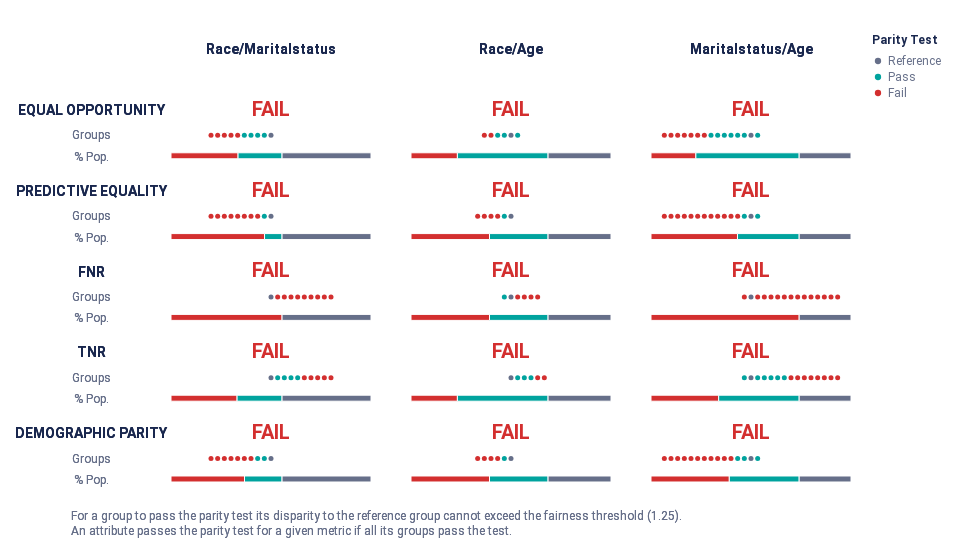
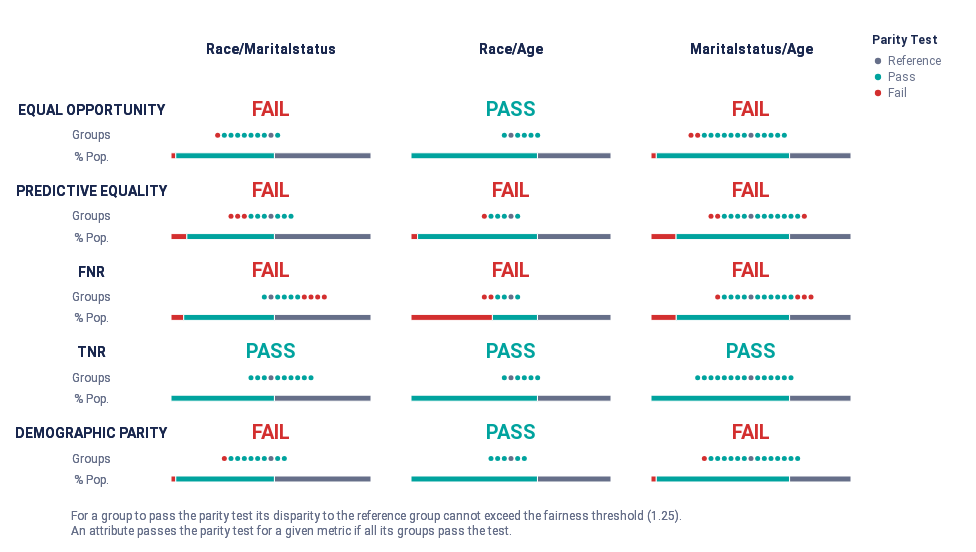

The code cell stored with these charts, in order, in its notebook:
### Code cell
''' 
2: Prevalance Sampling: Generates a training sample with controllable balanced prevalence for the groups in dataset, either by undersampling or oversampling.
'''
#transform data
data_to_transform = df_num_int.copy()
data_transformed_ps1 = pre_process_prev_sampling(data_to_transform, "race/maritalstatus",target)
data_transformed_ps1["race/maritalstatus"] = data_transformed_ps1["race/maritalstatus"].astype(int)
data_transformed_ps2 = pre_process_prev_sampling(data_transformed_ps1, "race/age",target)
data_transformed_ps2["race/age"] = data_transformed_ps2["race/age"].astype(int)
data_transformed_ps3= pre_process_prev_sampling(data_transformed_ps2, "maritalstatus/age",target)
data_transformed_ps3["maritalstatus/age"] = data_transformed_ps3["maritalstatus/age"].astype(int)

#train the new dataset
x_test_ps, y_test_ps, y_predicted_dict_ps, metrics_ps_dict = split_and_train(data_transformed_ps3,protected_attributes_int)
df_test_transformed_ps =calc_fairness_report(x_test_ps, y_test_ps, y_predicted_dict_ps["Catboost"],target,protected_attributes_int)

#compare disparities
plot_audit(df_test_int, protected_attributes_int)
plot_audit(df_test_transformed_ps, protected_attributes_int)
